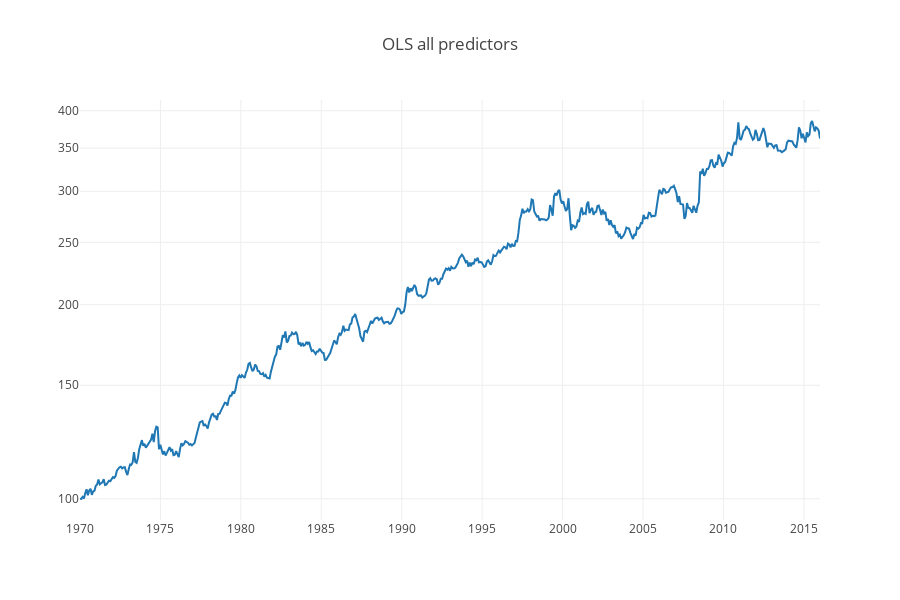

The cell this chart's notebook holds for it:
### Code cell
# use all predictors at each timestep 
backtestmodel = BacktestModel(X, Y, 
                              create_model=LinearRegression, 
                              coef_dict_param="all", 
                              startindex=FIRST_TRAIN_MONTHS,
                              fit_missing='mean',
                              scaler=None)
backtestmodel.gen_predictions(verbose=False)
backtestmodel.gen_returns(calc_returns, verbose=False)
backtestmodel.report_returns(start_date=start_date_str, freq='M')
backtestmodel.evaluate_predictions()
backtestmodel.evaluate_quantiles(chart=True, verbose=False)
perf_all_preds = backtestmodel.cumulative_return
mychart([perf_all_preds],["All preds"], title="OLS all predictors")

### Figure 1 — Plotly figure (JSON) as saved in the notebook; plotly's stock layout.template omitted (floating-point values rounded to 4 significant figures; data arrays with more than 128 entries replaced by an {"elided": "..."} marker saying what was removed)
{"data": [{"mode": "line", "name": "All preds", "type": "scatter", "x": {"elided": "563 float values"}, "y": {"elided": "563 float values"}}], "layout": {"autosize": false, "height": 600, "title": "OLS all predictors", "width": 900, "yaxis": {"autorange": true, "type": "log"}}}
